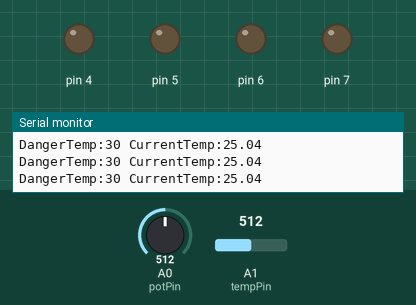
Recording of a sketch running on a simulated Arduino Uno, built with avr-gcc and run on an emulated ATmega328P. Shown: output pins drawn as LEDs (lit = HIGH), the last lines printed to the serial monitor. Dashed ring = blinking. Inputs (shaded band) come from the test bench; at power-on: A1 (tempPin) = 512, A0 (potPin) = 512.

Above: at 1.2 s.
1.3 s: A1 (tempPin) set to 551
4.3 s: A1 (tempPin) set to 579
At 5.7 s:
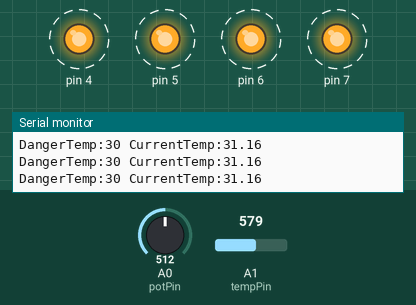
7.3 s: A0 (potPin) set to 591
10.3 s: A0 (potPin) set to 615
At 11.5 s:
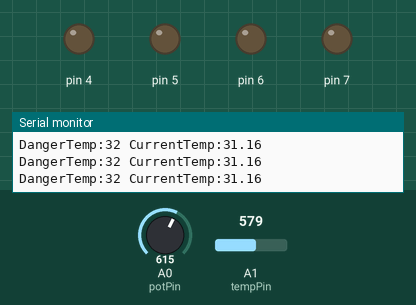
13.3 s: A0 (potPin) set to 511
At 14.39 s:
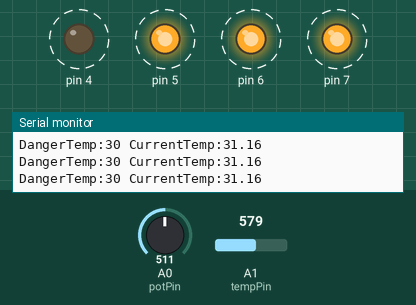
16.3 s: A1 (tempPin) set to 122
At 17.8 s:
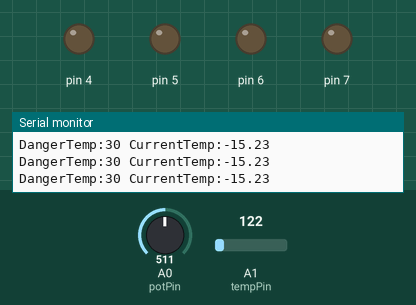
Timing chart, 0 to 18.8 s (numbered marks = the images above; inputs shaded):
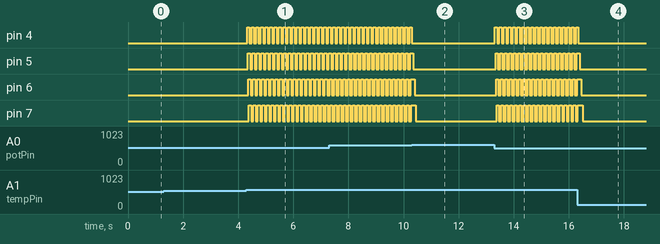

The sketch:

PotTempSensCombination.ino
```cpp
const int potPin = A0;
const int tempPin = A1;


void setup() {
  for(int i=4; i<=7; i++){
    pinMode(i, OUTPUT);
  }

  pinMode(potPin, INPUT);
  pinMode(tempPin, INPUT);
  Serial.begin(9600);
}

void loop() {
  Serial.print("DangerTemp:");
  Serial.print(tempThreashold());
  Serial.print(" CurrentTemp:");
  Serial.println(measureTemp());

  if (measureTemp() >= tempThreashold()) {

    while (measureTemp() >= tempThreashold()) {
    strobe();

    Serial.print("DangerTemp:");
    Serial.print(tempThreashold());
    Serial.print(" CurrentTemp:");
    Serial.println(measureTemp());
    }
    for(int i=4; i<=7; i++){
      digitalWrite(i, LOW);
      delay(50);
    }
  }
}

//Custom functions begin here
inline void digitalToggle(byte pin){
  digitalWrite(pin, !digitalRead(pin));
}

void strobe() {
  for(int i=4; i<=7; i++){
    digitalToggle(i);
    delay(20);
  }
}

int tempThreashold(){
  return map(analogRead(potPin), 0, 1000, 20, 40);
}

float measureTemp(){
    int Vo;
  float R1 = 10000; // value of R1 on board
  float logR2, R2, T;
  float c1 = 0.001129148, c2 = 0.000234125, c3 = 0.0000000876741; //steinhart-hart coeficients for thermistor
  Vo = analogRead(tempPin);
  R2 = R1 * (1023.0 / (float)Vo - 1.0); //calculate resistance on thermistor
  logR2 = log(R2);
  T = (1.0 / (c1 + c2*logR2 + c3*logR2*logR2*logR2)); // temperature in Kelvin
  float temp = T - 273.15; //convert Kelvin to Celcius
  return temp;
}
```

Measured:
- the behaviour switches between 566 and 567 on A1 (tempPin) (found by bisection; images 0 and 1)
- the behaviour switches between 599 and 600 on A0 (potPin) (found by bisection; images 1 and 2)
- after the input at 4.3 s, pin 4: alternates HIGH for 0.08 s and LOW for 0.08 s, starting at once; pin 5: alternates HIGH for 0.08 s and LOW for 0.08 s, starting after 0.05 s; pin 6: alternates HIGH for 0.08 s and LOW for 0.08 s, starting after 0.07 s; pin 7: alternates HIGH for 0.08 s and LOW for 0.08 s, starting after 0.09 s
- after the input at 10.3 s, pin 4: goes on until 10.3 s, then stays LOW; pin 5: goes on until 10.4 s, then stays LOW
- after the input at 13.3 s, pin 4, pin 5: alternates HIGH for 0.08 s and LOW for 0.08 s, starting at once; pin 6: alternates HIGH for 0.08 s and LOW for 0.08 s, starting after 0.06 s; pin 7: alternates HIGH for 0.08 s and LOW for 0.08 s, starting after 0.08 s
- after the input at 16.3 s, pin 4: goes on until 16.3 s, then stays LOW; pin 5: goes on until 16.4 s, then stays LOW
